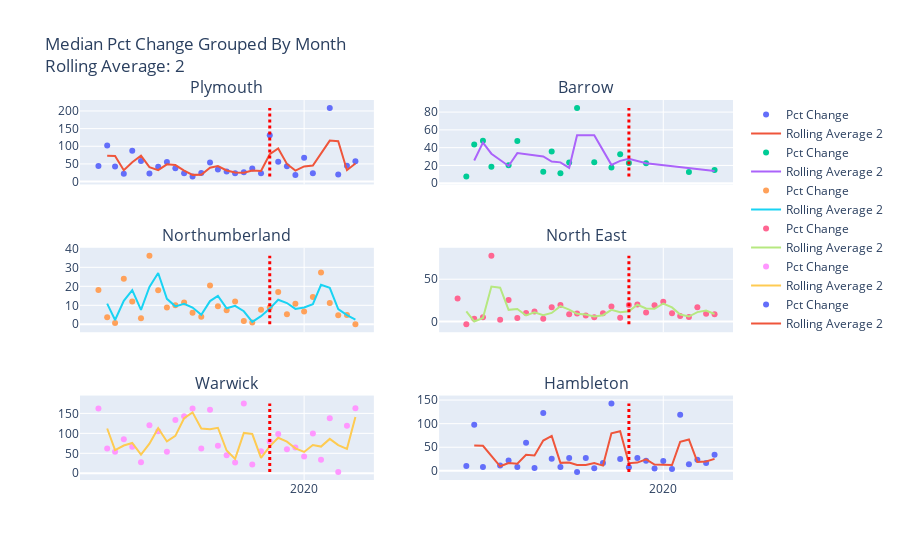

Notebook code for this chart:
### Code cell
regen_fig, n_table = rolling_avg_subplots_for_area(dataframe=df_regen_towns_from_2017,
                                    area='ward_name',
                                    target=target,
                                    rolling_val=2,
                                    top_n=6,
                                    line=True)

n_table
regen_fig
